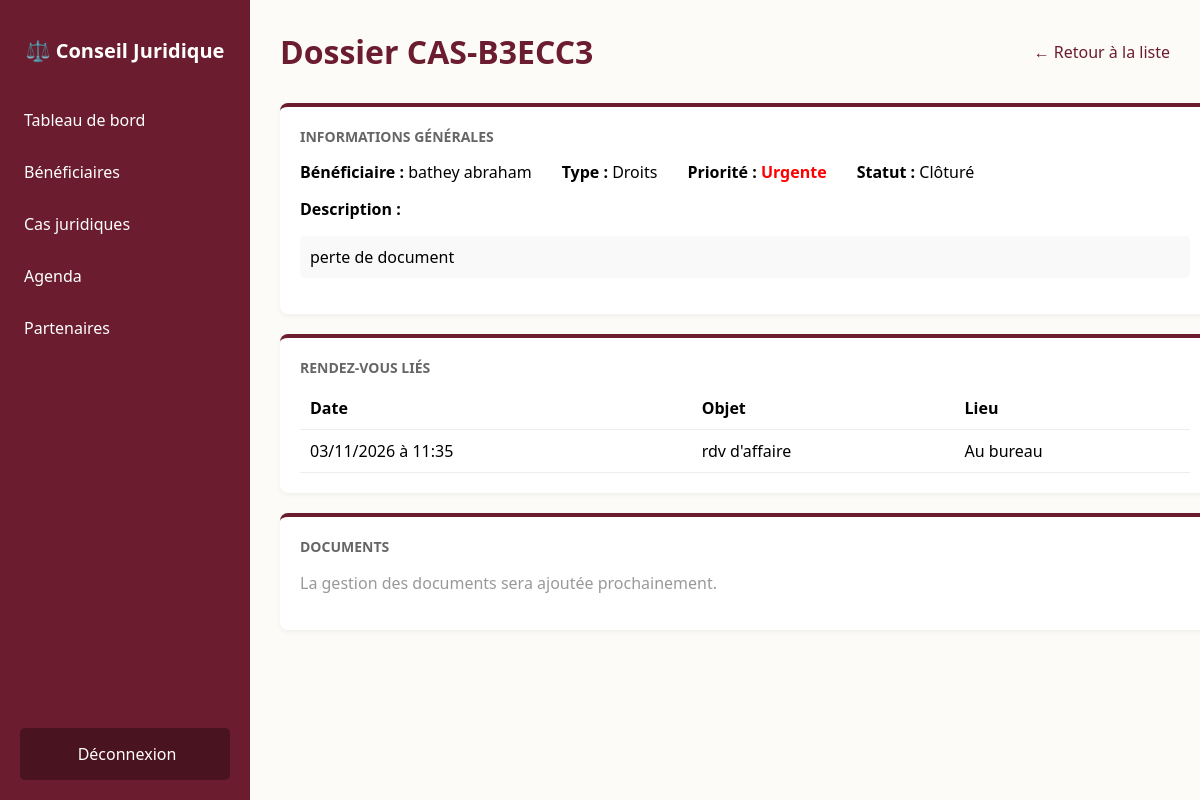
/cas-juridiques/11/, run on the app's committed database.
### core/models.py (models this page shows, shortened)
class Cas(models.Model):
    TYPE_CHOICES = [
        ('DROITS', 'Droits'),
        ('ETAT_CIVIL', 'État civil'),
        ('FONCIER', 'Foncier'),
        ('VIOLENCES', 'Violences'),
        ('AUTRE', 'Autre'),
    ]
    STATUT_CHOICES = [
        ('NOUVEAU', 'Nouveau'),
        ('EN_COURS', 'En cours'),
        ('ORIENTE', 'Orienté'),
        ('EN_ATTENTE', 'En attente'),
        ('RESOLU', 'Résolu'),
        ('CLOTURE', 'Clôturé'),
    ]
    PRIORITE_CHOICES = [
        ('NORMALE', 'Normale'),
        ('URGENTE', 'Urgente'),
    ]
    beneficiaire = models.ForeignKey(Beneficiaire, on_delete=models.CASCADE, related_name='cas')
    reference = models.CharField(max_length=50, unique=True, blank=True)
    type_cas = models.CharField(max_length=20, choices=TYPE_CHOICES, default='AUTRE')
    description = models.TextField()
    statut = models.CharField(max_length=20, choices=STATUT_CHOICES, default='NOUVEAU')
    priorite = models.CharField(max_length=20, choices=PRIORITE_CHOICES, default='NORMALE')
    date_ouverture = models.DateTimeField(auto_now_add=True)
    date_cloture = models.DateTimeField(blank=True, null=True)
    juriste = models.ForeignKey(User, on_delete=models.SET_NULL, null=True, blank=True)
    est_supprime = models.BooleanField(default=False)

class Beneficiaire(models.Model):
    nom = models.CharField(max_length=100)
    prenom = models.CharField(max_length=100)
    date_naissance = models.DateField(blank=True, null=True)
    telephone = models.CharField(max_length=20)
    adresse = models.TextField(blank=True, null=True)
    zone = models.CharField(max_length=100)
    date_enregistrement = models.DateTimeField(auto_now_add=True)
    est_supprime = models.BooleanField(default=False)

class RendezVous(models.Model):
    TYPE_CHOICES = [
        ('CONSULTATION', 'Consultation'),
        ('AUDIENCE', 'Audience'),
        ('ECHEANCE', 'Échéance'),
    ]
    cas = models.ForeignKey(Cas, on_delete=models.CASCADE, related_name='rendez_vous')
    date_heure = models.DateTimeField()
    lieu = models.CharField(max_length=255)
    objet = models.CharField(max_length=255)
    type_rdv = models.CharField(max_length=20, choices=TYPE_CHOICES, default='CONSULTATION')
    est_supprime = models.BooleanField(default=False)

### core/views.py (the view)
# urls.py: path('cas-juridiques/<int:id>/', views.detail_cas_view, name='detail_cas'),
def detail_cas_view(request, id):
    cas_obj = Cas.objects.get(id=id)
    documents = cas_obj.documents.all()
    rendez_vous = cas_obj.rendez_vous.all().order_by('date_heure')
    context = {
        'cas': cas_obj,
        'documents': documents,
        'rendez_vous': rendez_vous
    }
    return render(request, 'core/detail_cas.html', context)

### core/templates/core/detail_cas.html (shortened to what this page needs)
{% extends 'core/base.html' %}
{% block content %}
    <div class="header">
        <h1>Dossier {{ cas.reference }}</h1>
        <a href="{% url 'cas_juridiques' %}" style="color: #6B1D2F; text-decoration: none;">← Retour à la liste</a>
    </div>
    <div class="card" style="width: 100%; margin-bottom: 20px;">
        <h3 style="margin-top: 0;">Informations Générales</h3>
        <div style="display: flex; gap: 30px; margin-top: 15px;">
            <div><strong>Bénéficiaire :</strong> {{ cas.beneficiaire.nom }} {{ cas.beneficiaire.prenom }}</div>
            <div><strong>Type :</strong> {{ cas.get_type_cas_display }}</div>
            <div>
    <strong>Priorité :</strong>
    {% if cas.priorite == 'URGENTE' %}
        <span style="color: red; font-weight: bold;">{{ cas.get_priorite_display }}</span>
    {% else %}
        <span style="color: black;">{{ cas.get_priorite_display }}</span>
    {% endif %}
</div>
            <div><strong>Statut :</strong> {{ cas.get_statut_display }}</div>
        </div>
        <div style="margin-top: 15px;">
            <strong>Description :</strong>
            <p style="background: #f9f9f9; padding: 10px; border-radius: 5px;">{{ cas.description }}</p>
        </div>
    </div>
    <div class="card" style="width: 100%; margin-bottom: 20px;">
        <h3 style="margin-top: 0;">Rendez-vous liés</h3>
        <table style="width: 100%; border-collapse: collapse; margin-top: 10px;">
            <thead>
                <tr style="border-bottom: 1px solid #eee; text-align: left;">
                    <th style="padding: 10px;">Date</th>
                    <th style="padding: 10px;">Objet</th>
                    <th style="padding: 10px;">Lieu</th>
                </tr>
            </thead>
            <tbody>
                {% for rdv in rendez_vous %}
                <tr style="border-bottom: 1px solid #eee;">
                    <td style="padding: 10px;">{{ rdv.date_heure|date:"d/m/Y à H:i" }}</td>
                    <td style="padding: 10px;">{{ rdv.objet }}</td>
                    <td style="padding: 10px;">{{ rdv.lieu }}</td>
                </tr>
                {% empty %}
                <tr><td colspan="3" style="padding: 10px; color: #999;">Aucun rendez-vous pour ce dossier.</td></tr>
                {% endfor %}
            </tbody>
        </table>
    </div>
    <div class="card" style="width: 100%;">
        <h3 style="margin-top: 0;">Documents</h3>
        <p style="color: #999;">La gestion des documents sera ajoutée prochainement.</p>
    </div>
{% endblock %}

### core/templates/core/base.html (style rules this page uses)
body { margin: 0; font-family: 'Segoe UI', sans-serif; display: flex; height: 100vh; background-color: #FDFBF7; }
.header { display: flex; justify-content: space-between; align-items: center; margin-bottom: 30px; }
.header h1 { color: #6B1D2F; margin: 0; }
.card { background: white; padding: 20px; border-radius: 8px; flex: 1; box-shadow: 0 2px 5px rgba(0,0,0,0.05); border-top: 4px solid #6B1D2F; }
.card h3 { margin: 0 0 10px 0; color: #666; font-size: 14px; text-transform: uppercase; }

### data on the page
Cas: reference "CAS-B3ECC3", beneficiaire.nom "bathey", beneficiaire.prenom "abraham", type_cas "Droits", priorite "Urgente", statut "Clôturé", description "perte de document"
RendezVous: date_heure "03/11/2026 à 11:35", objet "rdv d'affaire", lieu "Au bureau"
